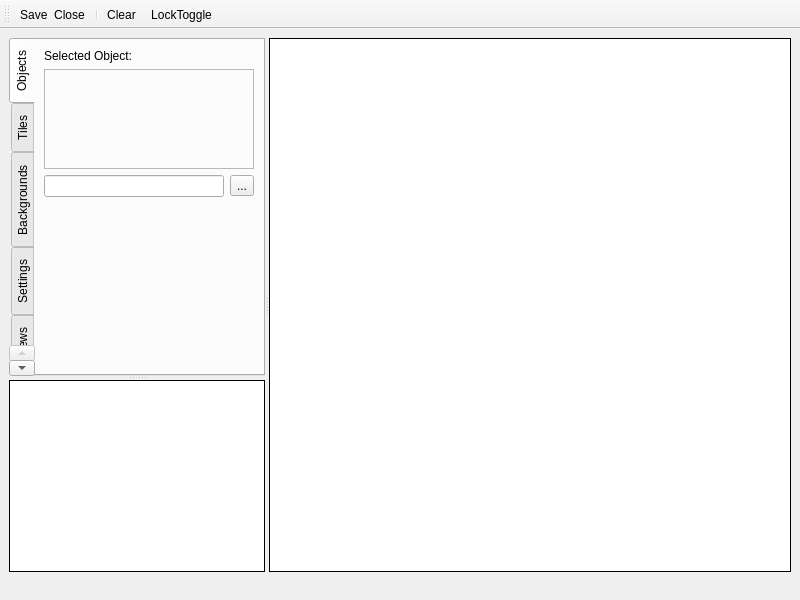
<?xml version="1.0" encoding="UTF-8"?>
<ui version="4.0">
 <class>ResourceEditor_Room</class>
 <widget class="QMainWindow" name="ResourceEditor_Room">
  <property name="geometry">
   <rect>
    <x>0</x>
    <y>0</y>
    <width>800</width>
    <height>600</height>
   </rect>
  </property>
  <property name="windowTitle">
   <string>MainWindow</string>
  </property>
  <widget class="QWidget" name="centralwidget">
   <layout class="QGridLayout" name="gridLayout_2">
    <item row="0" column="0">
     <widget class="QSplitter" name="splitter">
      <property name="orientation">
       <enum>Qt::Horizontal</enum>
      </property>
      <widget class="QFrame" name="frame">
       <property name="frameShape">
        <enum>QFrame::NoFrame</enum>
       </property>
       <property name="frameShadow">
        <enum>QFrame::Raised</enum>
       </property>
       <layout class="QGridLayout" name="gridLayout">
        <property name="leftMargin">
         <number>0</number>
        </property>
        <property name="topMargin">
         <number>0</number>
        </property>
        <property name="rightMargin">
         <number>0</number>
        </property>
        <property name="bottomMargin">
         <number>0</number>
        </property>
        <item row="0" column="0">
         <widget class="QSplitter" name="splitter_2">
          <property name="orientation">
           <enum>Qt::Vertical</enum>
          </property>
          <widget class="QTabWidget" name="tabWidget">
           <property name="sizePolicy">
            <sizepolicy hsizetype="Expanding" vsizetype="Expanding">
             <horstretch>0</horstretch>
             <verstretch>1</verstretch>
            </sizepolicy>
           </property>
           <property name="tabPosition">
            <enum>QTabWidget::West</enum>
           </property>
           <property name="currentIndex">
            <number>0</number>
           </property>
           <widget class="QWidget" name="tab">
            <attribute name="title">
             <string>Objects</string>
            </attribute>
            <layout class="QGridLayout" name="gridLayout_4">
             <item row="0" column="0">
              <layout class="QGridLayout" name="gridLayout_3">
               <item row="0" column="0">
                <widget class="QLabel" name="label">
                 <property name="text">
                  <string>Selected Object:</string>
                 </property>
                </widget>
               </item>
               <item row="1" column="0">
                <widget class="QFrame" name="frame_2">
                 <property name="minimumSize">
                  <size>
                   <width>100</width>
                   <height>100</height>
                  </size>
                 </property>
                 <property name="frameShape">
                  <enum>QFrame::StyledPanel</enum>
                 </property>
                 <property name="frameShadow">
                  <enum>QFrame::Raised</enum>
                 </property>
                </widget>
               </item>
               <item row="2" column="0">
                <layout class="QHBoxLayout" name="horizontalLayout">
                 <item>
                  <widget class="QLineEdit" name="lineEdit"/>
                 </item>
                 <item>
                  <widget class="QToolButton" name="toolButton">
                   <property name="text">
                    <string>...</string>
                   </property>
                   <property name="icon">
                    <iconset resource="skin.qrc">
                     <normaloff>:/main/icons/block.png</normaloff>:/main/icons/block.png</iconset>
                   </property>
                  </widget>
                 </item>
                </layout>
               </item>
              </layout>
             </item>
             <item row="1" column="0">
              <spacer name="verticalSpacer_2">
               <property name="orientation">
                <enum>Qt::Vertical</enum>
               </property>
               <property name="sizeHint" stdset="0">
                <size>
                 <width>20</width>
                 <height>101</height>
                </size>
               </property>
              </spacer>
             </item>
            </layout>
           </widget>
           <widget class="QWidget" name="tab_2">
            <attribute name="title">
             <string>Tiles</string>
            </attribute>
           </widget>
           <widget class="QWidget" name="tab_3">
            <attribute name="title">
             <string>Backgrounds</string>
            </attribute>
           </widget>
           <widget class="QWidget" name="tab_4">
            <attribute name="title">
             <string>Settings</string>
            </attribute>
           </widget>
           <widget class="QWidget" name="tab_5">
            <attribute name="title">
             <string>Views</string>
            </attribute>
           </widget>
           <widget class="QWidget" name="tab_6">
            <attribute name="title">
             <string>Physics</string>
            </attribute>
           </widget>
          </widget>
          <widget class="QGraphicsView" name="graphicsView_2">
           <property name="frameShape">
            <enum>QFrame::Box</enum>
           </property>
           <property name="frameShadow">
            <enum>QFrame::Plain</enum>
           </property>
          </widget>
         </widget>
        </item>
       </layout>
      </widget>
      <widget class="QGraphicsView" name="graphicsView">
       <property name="sizePolicy">
        <sizepolicy hsizetype="Expanding" vsizetype="Expanding">
         <horstretch>1</horstretch>
         <verstretch>0</verstretch>
        </sizepolicy>
       </property>
       <property name="frameShape">
        <enum>QFrame::Box</enum>
       </property>
       <property name="frameShadow">
        <enum>QFrame::Plain</enum>
       </property>
      </widget>
     </widget>
    </item>
   </layout>
  </widget>
  <widget class="QToolBar" name="toolBar">
   <property name="windowTitle">
    <string>toolBar</string>
   </property>
   <attribute name="toolBarArea">
    <enum>TopToolBarArea</enum>
   </attribute>
   <attribute name="toolBarBreak">
    <bool>false</bool>
   </attribute>
   <addaction name="actionSave_Close"/>
   <addaction name="separator"/>
   <addaction name="actionClear"/>
   <addaction name="actionLockToggle"/>
  </widget>
  <widget class="QStatusBar" name="statusBar">
   <property name="sizeGripEnabled">
    <bool>false</bool>
   </property>
  </widget>
  <action name="actionSave_Close">
   <property name="icon">
    <iconset resource="skin.qrc">
     <normaloff>:/main/icons/tick.png</normaloff>:/main/icons/tick.png</iconset>
   </property>
   <property name="text">
    <string>Save &amp; Close</string>
   </property>
  </action>
  <action name="actionClear">
   <property name="icon">
    <iconset resource="skin.qrc">
     <normaloff>:/main/icons/ui-panel.png</normaloff>:/main/icons/ui-panel.png</iconset>
   </property>
   <property name="text">
    <string>Clear</string>
   </property>
  </action>
  <action name="actionLockToggle">
   <property name="icon">
    <iconset resource="skin.qrc">
     <normaloff>:/main/icons/lock.png</normaloff>:/main/icons/lock.png</iconset>
   </property>
   <property name="text">
    <string>LockToggle</string>
   </property>
   <property name="toolTip">
    <string>Toggle Lock</string>
   </property>
  </action>
 </widget>
 <resources>
  <include location="skin.qrc"/>
 </resources>
 <connections/>
</ui>
